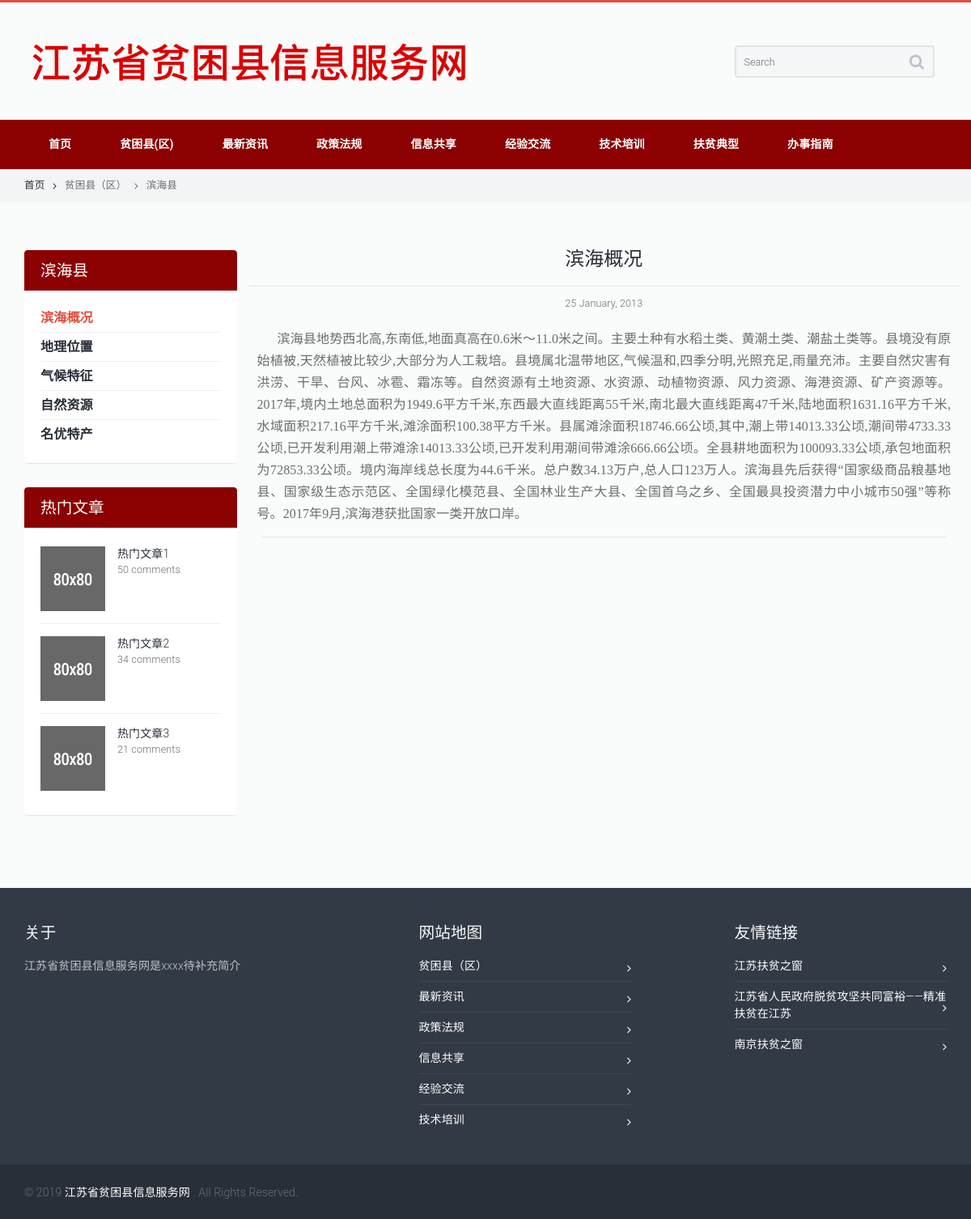
The page /city_1.php?city_id=1&city_item_id=1 on the database its author committed.
### tables this page shows
CREATE TABLE "city_menu" (
	 "id" INTEGER NOT NULL,
	 "city_id" INTEGER,
	 "city_name" TEXT,
	 "name" TEXT,
	 "type" INTEGER,
	 "item_id" INTEGER,
	 "desc" TEXT,
	PRIMARY KEY("id")
);

CREATE TABLE "article" (
	 "id" integer NOT NULL PRIMARY KEY AUTOINCREMENT,
	 "city_id" INTEGER,
	 "item_id" INTEGER,
	 "title" TEXT,
	 "date" TEXT,
	 "pic" TEXT,
	 "html1" text,
	 "html2" TEXT,
	 "html3" TEXT,
	 "html4" TEXT,
	 "html5" TEXT,
	 "html6" TEXT,
	 "html7" TEXT,
	 "html8" TEXT,
	 "html9" TEXT,
	 "html10" TEXT
);

### city_1.php (the view, shortened to what this page needs)
<!doctype html>
<html lang="en">
	<head>
		<link rel="stylesheet" type="text/css" media="all" href="css/bootstrap.min.css">
		<link rel="stylesheet" type="text/css" media="all" href="css/owl.carousel.css">
		<link rel="stylesheet" type="text/css" media="all" href="css/owl.transitions.css">
		<link rel="stylesheet" type="text/css" media="all" href="css/style.css">
		<link rel="stylesheet" type="text/css" media="all" href="css/camera.css">
		<link rel="stylesheet" type="text/css" media="all" href="css/jquery.custom-scrollbar.css">
		<link href="css/font-awesome.min.css" rel="stylesheet">
	</head>
	<?php
            $db = new SQLite3('data/data.db');
            $city_id = $_GET['city_id'];
            $city_item_id = $_GET['city_item_id'];
            $results = $db->query("select * from city_menu where city_id = '$city_id' and item_id = '$city_item_id'");
            $v = $results->fetchArray();
            $city_name = $v['city_name'];
            $city_item_name = $v['name'];
    ?>
	<body>
		<div class="wide_layout relative">
			<div id="head">
			</div>
			<section class="breadcrumbs">
				<div class="container">
					<ul class="horizontal_list clearfix bc_list f_size_medium">
						<li class="m_right_10 current"><a href="index.php" class="default_t_color">首页<i class="fa fa-angle-right d_inline_middle m_left_10"></i></a></li>
						<li><a href="city.php" class="default_t_color">贫困县（区）<i class="fa fa-angle-right d_inline_middle m_left_10 m_right_10"></i></a></li>
                        <li><a href="city_1.php?city_id=<?=$city_id?>&city_item_id=1" class="default_t_color"><?=$city_name?></a></li>
					</ul>
				</div>
			</section>
			<div class="page_content_offset">
				<div class="container">
					<div class="row clearfix">
						<aside class="col-lg-3 col-md-3 col-sm-3">
							<figure class="widget shadow r_corners wrapper m_bottom_30">
								<figcaption>
									<h3 class="color_light"><?=$city_name?></h3>
								</figcaption>
								<ul class="widget_content">
									<ul class="categories_list">
										<?php
											$results = $db->query("select * from city_menu where city_id = '$city_id'");
											while ($v = $results->fetchArray()) {
                                                $current_city_item_name = $v['name'];
                                                $current_city_item_type = $v['type'];
                                                $current_city_item_id = $v['item_id'];
                                                $current_city_id = $v['city_id'];
                                                if ($current_city_item_id == $city_item_id) {
                                                    ?>
                                                    <li class="active">
                                                        <a href="city_<?= $current_city_item_type ?>.php?city_id=<?= $current_city_id ?>&city_item_id=<?= $current_city_item_id ?>"
                                                           class="f_size_large color_dark d_block">
                                                            <b><?= $current_city_item_name ?></b>
                                                        </a>
                                                    </li>
                                                    <?php
                                                } else {
                                                    ?>
                                                    <li class="">
                                                        <a href="city_<?= $current_city_item_type ?>.php?city_id=<?= $current_city_id ?>&city_item_id=<?= $current_city_item_id ?>"
                                                           class="f_size_large color_dark d_block">
                                                            <b><?= $current_city_item_name ?></b>
                                                        </a>
                                                    </li>
                                                    <?php
                                                }
                                            }
                                        ?>
									</ul>
								</ul>
							</figure>
							<figure class="widget shadow r_corners wrapper m_bottom_30">
								<figcaption>
									<h3 class="color_light">热门文章</h3>
								</figcaption>
								<div class="widget_content">
									<article class="clearfix m_bottom_15">
										<img src="images/article_img_1.jpg" alt="" class="f_left m_right_15 m_sm_bottom_10 f_sm_none f_xs_left m_xs_bottom_0">
										<a href="#" class="color_dark d_block bt_link p_vr_0">热门文章1</a>
										<p class="f_size_medium">50 comments</p>
									</article>
									<hr class="m_bottom_15">
									<article class="clearfix m_bottom_15">
										<img src="images/article_img_2.jpg" alt="" class="f_left m_right_15 m_sm_bottom_10 f_sm_none f_xs_left m_xs_bottom_0">
										<a href="#" class="color_dark d_block p_vr_0 bt_link">热门文章2</a>
										<p class="f_size_medium">34 comments</p>
									</article>
									<hr class="m_bottom_15">
									<article class="clearfix m_bottom_5">
										<img src="images/article_img_3.jpg" alt="" class="f_left m_right_15 m_sm_bottom_10 f_sm_none f_xs_left m_xs_bottom_0">
										<a href="#" class="color_dark d_block p_vr_0 bt_link">热门文章3</a>
										<p class="f_size_medium">21 comments</p>
									</article>
								</div>
							</figure>
						</aside>
						<section class="col-lg-9 col-md-9 col-sm-9">
                            <article class="m_bottom_15" style="">
                                <div class="row clearfix m_bottom_15">
                                    <div class="">
                                        <h2 class="m_bottom_5 color_dark fw_medium m_xs_bottom_10" style="text-align: center;"><?=$city_item_name?></h2>
                                        <hr class="divider_type_3 m_top_20 m_bottom_10 ">
                                        <p class="f_size_medium" style="text-align: center;">25 January, 2013</p>
                                    </div>
                                    <div class="m_top_20" style="margin-left: 10px; margin-right: 10px">
                                        <?php
                                            $results = $db->query("select * from article where city_id='$city_id' and item_id = '$city_item_id'");
                                            $v = $results->fetchArray();
                                        for ($x=1; $x<=10; $x++) {
                                            $html_id = 'html' . $x;
                                            $current_html = $v[$html_id];
                                            if ($current_html[0] == 'p') {
                                                $current_html = substr($current_html, 1);
                                                ?>
                                                <a align='center' class="d_block m_bottom_15 m_top_20">
                                                    <img style="width: 60%; position:center" src="pic/article/<?= $current_html ?>">
                                                </a>
                                                <?php
                                            } else {
                                                $current_html = str_replace("　", "", $current_html);
                                                $current_html=str_replace("\n", "<p/><p>", $current_html);
                                                $current_html = '<p>' . $current_html . '</p>';
                                                ?>
                                                <text style="text-indent:25px; font-size: 16px; font-family:SimSun,serif; line-height:27px; text-align:justify; text-justify:inter-ideograph; "><?= $current_html ?></text>
                                                <?php
                                            }
                                        }
                                        ?>
                                    </div>
                                </div>
                            </article>
                            <hr class="divider_type_3 m_bottom_10">
						</section>
					</div>
				</div>
			</div>
			<div id="myfoot">
			</div>
		</div>
	</body>
</html>

### rows shown on the page
city_menu: city_name "滨海县", name "滨海概况"
city_menu: name "地理位置"
city_menu: name "气候特征"
city_menu: name "自然资源"
city_menu: name "名优特产"
article: html1 "滨海县地势西北高,东南低,地面真高在0.6米～11.0米之间。主要土种有水稻土类、黄潮土类、潮盐土类等。县境没有原始植被,天然植被比较少,大部分为人工栽培。县境属北温带地区,气候温和,四季分明,光照充足,雨量充沛。主要自然灾害有洪涝、干旱、台风、冰雹、霜冻等。自然资源有土地资源、水资源、动植物资源、风力资源、海港资源、矿产资源等。2017年,境内土地总面积为1949.6平方千米,东西最大直线距离55千米,南北最大直线距离47千米,陆地面积1631.16平方千米,水域面积217.16平方千米,滩涂面积100.38平方千米。县属滩涂面积18746.66公顷,其中,潮上带14013.33公顷,潮间带4733.33公顷,已开发利用潮上带滩涂14013.33公顷,已开发利用潮间带滩涂666.66公顷。全县耕地面积为100093.33公顷,承包地面积为72853.33公顷。境内海岸线总长度为44.6千米。总户数34.13万户,总人口123万人。滨海县先后获得“国家级商品粮基地县、国家级生态示范区、全国绿化模范县、全国林业生产大县、全国首乌之乡、全国最具投资潜力中小城市50强”等称号。2017年9月,滨海港获批国家一类开放口岸。"
